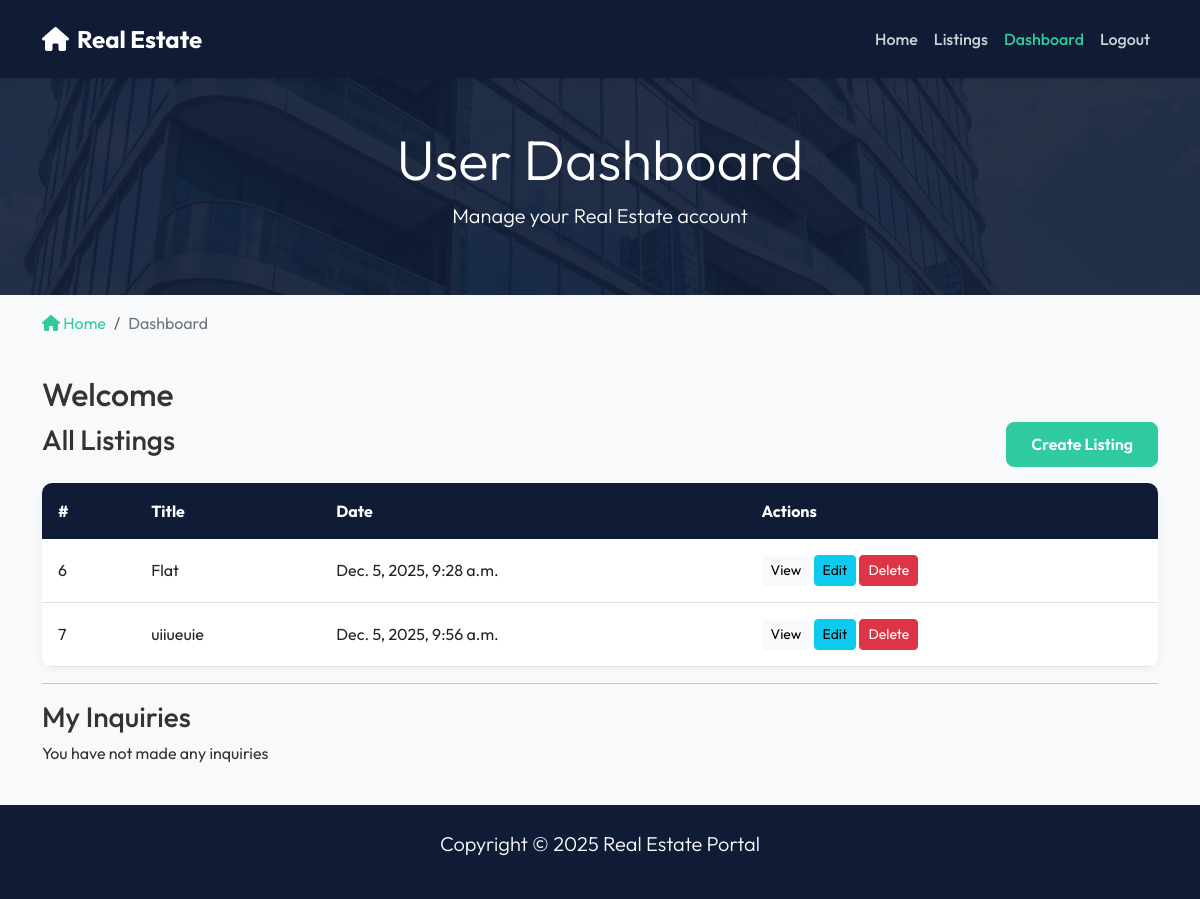
The page /users/dashboard (signed in) on the database its author committed.
### listings/models.py (models this page shows, shortened)
class Property(models.Model):
    realtor = models.ForeignKey(settings.AUTH_USER_MODEL, on_delete=models.DO_NOTHING)
    property_type = models.CharField(max_length=50, default='House')
    title = models.CharField(max_length=200)
    address = models.CharField(max_length=200)
    city = models.CharField(max_length=100)
    state = models.CharField(max_length=100)
    zipcode = models.CharField(max_length=20)
    description = models.TextField(blank=True)
    price = models.IntegerField()
    bedrooms = models.IntegerField()
    bathrooms = models.DecimalField(max_digits=2, decimal_places=1)
    garage = models.IntegerField(default=0)
    sqft = models.IntegerField()
    lot_size = models.DecimalField(max_digits=5, decimal_places=1)
    photo_main = models.ImageField(upload_to='photos/%Y/%m/%d/')
    photo_1 = models.ImageField(upload_to='photos/%Y/%m/%d/', blank=True)
    photo_2 = models.ImageField(upload_to='photos/%Y/%m/%d/', blank=True)
    photo_3 = models.ImageField(upload_to='photos/%Y/%m/%d/', blank=True)
    photo_4 = models.ImageField(upload_to='photos/%Y/%m/%d/', blank=True)
    photo_5 = models.ImageField(upload_to='photos/%Y/%m/%d/', blank=True)
    photo_6 = models.ImageField(upload_to='photos/%Y/%m/%d/', blank=True)
    is_published = models.BooleanField(default=True)
    list_date = models.DateTimeField(default=datetime.now, blank=True)

### users/views.py (the view)
@login_required
def dashboard(request):
    user_inquiries = request.user.inquiry_set.all()
    context = {
        'inquiries': user_inquiries
    }
    if request.user.is_agent or request.user.is_superuser:
        if request.user.is_superuser:
            listings = Property.objects.all()
        else:
            listings = request.user.property_set.all()
        context['listings'] = listings
    return render(request, 'users/dashboard.html', context)

### templates/users/dashboard.html (shortened to what this page needs)
{% extends 'base.html' %}
{% block content %}
<section id="showcase-inner" class="py-5 text-white">
    <div class="container">
        <div class="row text-center">
            <div class="col-md-12">
                <h1 class="display-4">User Dashboard</h1>
                <p class="lead">Manage your Real Estate account</p>
            </div>
        </div>
    </div>
</section>
<section id="bc" class="mt-3">
    <div class="container">
        <nav aria-label="breadcrumb">
            <ol class="breadcrumb">
                <li class="breadcrumb-item">
                    <a href="{% url 'index' %}">
                        <i class="fas fa-home"></i> Home</a>
                </li>
                <li class="breadcrumb-item active"> Dashboard</li>
            </ol>
        </nav>
    </div>
</section>
<section id="dashboard" class="py-4">
    <div class="container">
        <div class="row">
            <div class="col-md-12">
                <h2>Welcome {{ user.first_name }}</h2>
                {% if user.is_agent or user.is_superuser %}
                <div class="d-flex justify-content-between align-items-center mb-3">
                    <h3>{% if user.is_superuser %}All Listings{% else %}My Listings{% endif %}</h3>
                    <a href="{% url 'create_listing' %}" class="btn btn-primary">Create Listing</a>
                </div>
                {% if listings %}
                <table class="table">
                    <thead>
                        <tr>
                            <th scope="col">#</th>
                            <th scope="col">Title</th>
                            <th scope="col">Date</th>
                            <th scope="col">Actions</th>
                        </tr>
                    </thead>
                    <tbody>
                        {% for listing in listings %}
                        <tr>
                            <td>{{ listing.id }}</td>
                            <td>{{ listing.title }}</td>
                            <td>{{ listing.list_date }}</td>
                            <td>
                                <a class="btn btn-light btn-sm" href="{% url 'listing' listing.id %}">View</a>
                                <a class="btn btn-info btn-sm" href="{% url 'update_listing' listing.id %}">Edit</a>
                                <a class="btn btn-danger btn-sm" href="{% url 'delete_listing' listing.id %}">Delete</a>
                            </td>
                        </tr>
                        {% endfor %}
                    </tbody>
                </table>
                {% else %}
                <p>You have no listings.</p>
                {% endif %}
                <hr>
                {% endif %}
                <h3>My Inquiries</h3>
                {% if inquiries %}
                <p>Here are the property inquiries you have made</p>
                <table class="table">
                    <thead>
                        <tr>
                            <th scope="col">#</th>
                            <th scope="col">Property</th>
                            <th scope="col">Date</th>
                            <th scope="col"></th>
                        </tr>
                    </thead>
                    <tbody>
                        {% for inquiry in inquiries %}
                        <tr>
                            <td>{{ inquiry.id }}</td>
                            <td>{{ inquiry.property.title }}</td>
                            <td>{{ inquiry.contact_date }}</td>
                            <td>
                                <a class="btn btn-light" href="{% url 'listing' inquiry.property.id %}">View Listing</a>
                            </td>
                        </tr>
                        {% endfor %}
                    </tbody>
                </table>
                {% else %}
                <p>You have not made any inquiries</p>
                {% endif %}
            </div>
        </div>
    </div>
</section>
{% endblock %}

### static/css/style.css (style rules this page uses)
:root { --primary-color: #101c36; --secondary-color: #30caa0; --accent-color: #ff6b6b; --light-color: #f4f4f4; --dark-color: #333; --font-main: 'Outfit', sans-serif; }
body { font-family: var(--font-main); background-color: #f8f9fa; color: #333; }
.btn-primary { background-color: var(--secondary-color); border-color: var(--secondary-color); padding: 0.6rem 1.5rem; font-weight: 600; border-radius: 8px; transition: all 0.3s; }
.table { background: #fff; border-radius: 10px; overflow: hidden; box-shadow: 0 2px 10px rgba(0,0,0,0.05); }
.table thead th { background-color: var(--primary-color); color: #fff; border: none; padding: 1rem; }
.table tbody td { padding: 1rem; vertical-align: middle; }
.breadcrumb { background: transparent; padding: 0; }
.breadcrumb-item a { color: var(--secondary-color); text-decoration: none; }
.breadcrumb-item.active { color: #6c757d; }
#showcase-inner { background: linear-gradient(rgba(16, 28, 54, 0.9), rgba(16, 28, 54, 0.9)), url('../img/building.jpg') no-repeat center center/cover; padding: 4rem 0; }

### rows shown on the page
Property: id "6", title "Flat", list_date "Dec. 5, 2025, 9:28 a.m."
Property: id "7", title "uiiueuie", list_date "Dec. 5, 2025, 9:56 a.m."
